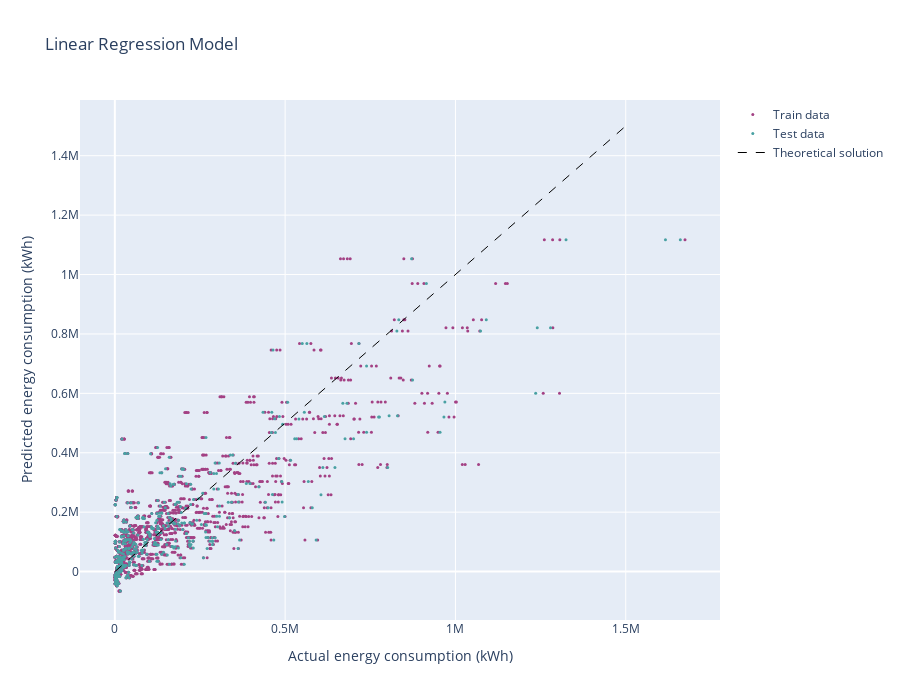

Notebook code for this chart:
### Markdown cell above
## Linear Regression

### Code cell
X, y = gdf_data[columns_age+columns_sex+columns_income+columns_race+columns_education], gdf_data.energy

X_train, X_test, y_train, y_test = train_test_split(
    X, y, test_size=0.2, random_state=13
)

reg = LinearRegression().fit(X_train, y_train)

fig = go.Figure()

fig.add_trace(go.Scatter(x=y_train, y=reg.predict(X_train),
                    mode='markers',
                    name='Train data',
                    marker = {'color': '#A34184',
                              'size': 3}))

fig.add_trace(go.Scatter(x=y_test, y=reg.predict(X_test),
                    mode='markers',
                    name='Test data',
                    marker = {'color': '#49A1A3',
                              'size': 3}))

fig.add_trace(go.Scatter(x=[0, 1.5e6], y=[0, 1.5e6],
                    mode='lines',
                    name='Theoretical solution',
                    line=dict(color='black', 
                              width=1,
                              dash='dash')))

fig.update_layout(
    width=900,
    height=700,
    title="Linear Regression Model",
    xaxis_title="Actual energy consumption (kWh)", 
    yaxis_title="Predicted energy consumption (kWh)"
)

### Figure 1 — Plotly figure (JSON) as saved in the notebook; plotly's stock layout.template omitted (floating-point values rounded to 4 significant figures; data arrays with more than 128 entries replaced by an {"elided": "..."} marker saying what was removed)
{"data": [{"marker": {"color": "#A34184", "size": 3}, "mode": "markers", "name": "Train data", "type": "scatter", "x": {"elided": "1836 float values"}, "y": {"elided": "1836 float values"}}, {"marker": {"color": "#49A1A3", "size": 3}, "mode": "markers", "name": "Test data", "type": "scatter", "x": {"elided": "460 float values"}, "y": {"elided": "460 float values"}}, {"line": {"color": "black", "dash": "dash", "width": 1}, "mode": "lines", "name": "Theoretical solution", "type": "scatter", "x": [0, 1500000], "y": [0, 1500000]}], "layout": {"height": 700, "title": {"text": "Linear Regression Model"}, "width": 900, "xaxis": {"title": {"text": "Actual energy consumption (kWh)"}}, "yaxis": {"title": {"text": "Predicted energy consumption (kWh)"}}}}
